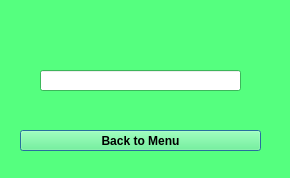
<?xml version="1.0" encoding="UTF-8"?>
<ui version="4.0">
 <class>Dialog</class>
 <widget class="QDialog" name="Dialog">
  <property name="geometry">
   <rect>
    <x>0</x>
    <y>0</y>
    <width>290</width>
    <height>178</height>
   </rect>
  </property>
  <property name="minimumSize">
   <size>
    <width>290</width>
    <height>178</height>
   </size>
  </property>
  <property name="maximumSize">
   <size>
    <width>290</width>
    <height>178</height>
   </size>
  </property>
  <property name="palette">
   <palette>
    <active>
     <colorrole role="WindowText">
      <brush brushstyle="SolidPattern">
       <color alpha="255">
        <red>0</red>
        <green>0</green>
        <blue>0</blue>
       </color>
      </brush>
     </colorrole>
     <colorrole role="Button">
      <brush brushstyle="SolidPattern">
       <color alpha="255">
        <red>85</red>
        <green>255</green>
        <blue>127</blue>
       </color>
      </brush>
     </colorrole>
     <colorrole role="Light">
      <brush brushstyle="SolidPattern">
       <color alpha="255">
        <red>213</red>
        <green>255</green>
        <blue>223</blue>
       </color>
      </brush>
     </colorrole>
     <colorrole role="Midlight">
      <brush brushstyle="SolidPattern">
       <color alpha="255">
        <red>149</red>
        <green>255</green>
        <blue>175</blue>
       </color>
      </brush>
     </colorrole>
     <colorrole role="Dark">
      <brush brushstyle="SolidPattern">
       <color alpha="255">
        <red>42</red>
        <green>127</green>
        <blue>63</blue>
       </color>
      </brush>
     </colorrole>
     <colorrole role="Mid">
      <brush brushstyle="SolidPattern">
       <color alpha="255">
        <red>56</red>
        <green>170</green>
        <blue>84</blue>
       </color>
      </brush>
     </colorrole>
     <colorrole role="Text">
      <brush brushstyle="SolidPattern">
       <color alpha="255">
        <red>0</red>
        <green>0</green>
        <blue>0</blue>
       </color>
      </brush>
     </colorrole>
     <colorrole role="BrightText">
      <brush brushstyle="SolidPattern">
       <color alpha="255">
        <red>255</red>
        <green>255</green>
        <blue>255</blue>
       </color>
      </brush>
     </colorrole>
     <colorrole role="ButtonText">
      <brush brushstyle="SolidPattern">
       <color alpha="255">
        <red>0</red>
        <green>0</green>
        <blue>0</blue>
       </color>
      </brush>
     </colorrole>
     <colorrole role="Base">
      <brush brushstyle="SolidPattern">
       <color alpha="255">
        <red>255</red>
        <green>255</green>
        <blue>255</blue>
       </color>
      </brush>
     </colorrole>
     <colorrole role="Window">
      <brush brushstyle="SolidPattern">
       <color alpha="255">
        <red>85</red>
        <green>255</green>
        <blue>127</blue>
       </color>
      </brush>
     </colorrole>
     <colorrole role="Shadow">
      <brush brushstyle="SolidPattern">
       <color alpha="255">
        <red>0</red>
        <green>0</green>
        <blue>0</blue>
       </color>
      </brush>
     </colorrole>
     <colorrole role="AlternateBase">
      <brush brushstyle="SolidPattern">
       <color alpha="255">
        <red>170</red>
        <green>255</green>
        <blue>191</blue>
       </color>
      </brush>
     </colorrole>
     <colorrole role="ToolTipBase">
      <brush brushstyle="SolidPattern">
       <color alpha="255">
        <red>255</red>
        <green>255</green>
        <blue>220</blue>
       </color>
      </brush>
     </colorrole>
     <colorrole role="ToolTipText">
      <brush brushstyle="SolidPattern">
       <color alpha="255">
        <red>0</red>
        <green>0</green>
        <blue>0</blue>
       </color>
      </brush>
     </colorrole>
    </active>
    <inactive>
     <colorrole role="WindowText">
      <brush brushstyle="SolidPattern">
       <color alpha="255">
        <red>0</red>
        <green>0</green>
        <blue>0</blue>
       </color>
      </brush>
     </colorrole>
     <colorrole role="Button">
      <brush brushstyle="SolidPattern">
       <color alpha="255">
        <red>85</red>
        <green>255</green>
        <blue>127</blue>
       </color>
      </brush>
     </colorrole>
     <colorrole role="Light">
      <brush brushstyle="SolidPattern">
       <color alpha="255">
        <red>213</red>
        <green>255</green>
        <blue>223</blue>
       </color>
      </brush>
     </colorrole>
     <colorrole role="Midlight">
      <brush brushstyle="SolidPattern">
       <color alpha="255">
        <red>149</red>
        <green>255</green>
        <blue>175</blue>
       </color>
      </brush>
     </colorrole>
     <colorrole role="Dark">
      <brush brushstyle="SolidPattern">
       <color alpha="255">
        <red>42</red>
        <green>127</green>
        <blue>63</blue>
       </color>
      </brush>
     </colorrole>
     <colorrole role="Mid">
      <brush brushstyle="SolidPattern">
       <color alpha="255">
        <red>56</red>
        <green>170</green>
        <blue>84</blue>
       </color>
      </brush>
     </colorrole>
     <colorrole role="Text">
      <brush brushstyle="SolidPattern">
       <color alpha="255">
        <red>0</red>
        <green>0</green>
        <blue>0</blue>
       </color>
      </brush>
     </colorrole>
     <colorrole role="BrightText">
      <brush brushstyle="SolidPattern">
       <color alpha="255">
        <red>255</red>
        <green>255</green>
        <blue>255</blue>
       </color>
      </brush>
     </colorrole>
     <colorrole role="ButtonText">
      <brush brushstyle="SolidPattern">
       <color alpha="255">
        <red>0</red>
        <green>0</green>
        <blue>0</blue>
       </color>
      </brush>
     </colorrole>
     <colorrole role="Base">
      <brush brushstyle="SolidPattern">
       <color alpha="255">
        <red>255</red>
        <green>255</green>
        <blue>255</blue>
       </color>
      </brush>
     </colorrole>
     <colorrole role="Window">
      <brush brushstyle="SolidPattern">
       <color alpha="255">
        <red>85</red>
        <green>255</green>
        <blue>127</blue>
       </color>
      </brush>
     </colorrole>
     <colorrole role="Shadow">
      <brush brushstyle="SolidPattern">
       <color alpha="255">
        <red>0</red>
        <green>0</green>
        <blue>0</blue>
       </color>
      </brush>
     </colorrole>
     <colorrole role="AlternateBase">
      <brush brushstyle="SolidPattern">
       <color alpha="255">
        <red>170</red>
        <green>255</green>
        <blue>191</blue>
       </color>
      </brush>
     </colorrole>
     <colorrole role="ToolTipBase">
      <brush brushstyle="SolidPattern">
       <color alpha="255">
        <red>255</red>
        <green>255</green>
        <blue>220</blue>
       </color>
      </brush>
     </colorrole>
     <colorrole role="ToolTipText">
      <brush brushstyle="SolidPattern">
       <color alpha="255">
        <red>0</red>
        <green>0</green>
        <blue>0</blue>
       </color>
      </brush>
     </colorrole>
    </inactive>
    <disabled>
     <colorrole role="WindowText">
      <brush brushstyle="SolidPattern">
       <color alpha="255">
        <red>42</red>
        <green>127</green>
        <blue>63</blue>
       </color>
      </brush>
     </colorrole>
     <colorrole role="Button">
      <brush brushstyle="SolidPattern">
       <color alpha="255">
        <red>85</red>
        <green>255</green>
        <blue>127</blue>
       </color>
      </brush>
     </colorrole>
     <colorrole role="Light">
      <brush brushstyle="SolidPattern">
       <color alpha="255">
        <red>213</red>
        <green>255</green>
        <blue>223</blue>
       </color>
      </brush>
     </colorrole>
     <colorrole role="Midlight">
      <brush brushstyle="SolidPattern">
       <color alpha="255">
        <red>149</red>
        <green>255</green>
        <blue>175</blue>
       </color>
      </brush>
     </colorrole>
     <colorrole role="Dark">
      <brush brushstyle="SolidPattern">
       <color alpha="255">
        <red>42</red>
        <green>127</green>
        <blue>63</blue>
       </color>
      </brush>
     </colorrole>
     <colorrole role="Mid">
      <brush brushstyle="SolidPattern">
       <color alpha="255">
        <red>56</red>
        <green>170</green>
        <blue>84</blue>
       </color>
      </brush>
     </colorrole>
     <colorrole role="Text">
      <brush brushstyle="SolidPattern">
       <color alpha="255">
        <red>42</red>
        <green>127</green>
        <blue>63</blue>
       </color>
      </brush>
     </colorrole>
     <colorrole role="BrightText">
      <brush brushstyle="SolidPattern">
       <color alpha="255">
        <red>255</red>
        <green>255</green>
        <blue>255</blue>
       </color>
      </brush>
     </colorrole>
     <colorrole role="ButtonText">
      <brush brushstyle="SolidPattern">
       <color alpha="255">
        <red>42</red>
        <green>127</green>
        <blue>63</blue>
       </color>
      </brush>
     </colorrole>
     <colorrole role="Base">
      <brush brushstyle="SolidPattern">
       <color alpha="255">
        <red>85</red>
        <green>255</green>
        <blue>127</blue>
       </color>
      </brush>
     </colorrole>
     <colorrole role="Window">
      <brush brushstyle="SolidPattern">
       <color alpha="255">
        <red>85</red>
        <green>255</green>
        <blue>127</blue>
       </color>
      </brush>
     </colorrole>
     <colorrole role="Shadow">
      <brush brushstyle="SolidPattern">
       <color alpha="255">
        <red>0</red>
        <green>0</green>
        <blue>0</blue>
       </color>
      </brush>
     </colorrole>
     <colorrole role="AlternateBase">
      <brush brushstyle="SolidPattern">
       <color alpha="255">
        <red>85</red>
        <green>255</green>
        <blue>127</blue>
       </color>
      </brush>
     </colorrole>
     <colorrole role="ToolTipBase">
      <brush brushstyle="SolidPattern">
       <color alpha="255">
        <red>255</red>
        <green>255</green>
        <blue>220</blue>
       </color>
      </brush>
     </colorrole>
     <colorrole role="ToolTipText">
      <brush brushstyle="SolidPattern">
       <color alpha="255">
        <red>0</red>
        <green>0</green>
        <blue>0</blue>
       </color>
      </brush>
     </colorrole>
    </disabled>
   </palette>
  </property>
  <property name="windowTitle">
   <string>Dialog</string>
  </property>
  <widget class="QPushButton" name="pushButton">
   <property name="geometry">
    <rect>
     <x>20</x>
     <y>130</y>
     <width>241</width>
     <height>21</height>
    </rect>
   </property>
   <property name="font">
    <font>
     <weight>75</weight>
     <bold>true</bold>
     <underline>false</underline>
     <strikeout>false</strikeout>
     <stylestrategy>PreferDefault</stylestrategy>
     <kerning>true</kerning>
    </font>
   </property>
   <property name="cursor">
    <cursorShape>ArrowCursor</cursorShape>
   </property>
   <property name="text">
    <string>Back to Menu</string>
   </property>
  </widget>
  <widget class="QLineEdit" name="lineEdit">
   <property name="geometry">
    <rect>
     <x>40</x>
     <y>70</y>
     <width>201</width>
     <height>21</height>
    </rect>
   </property>
  </widget>
 </widget>
 <resources/>
 <connections/>
</ui>
